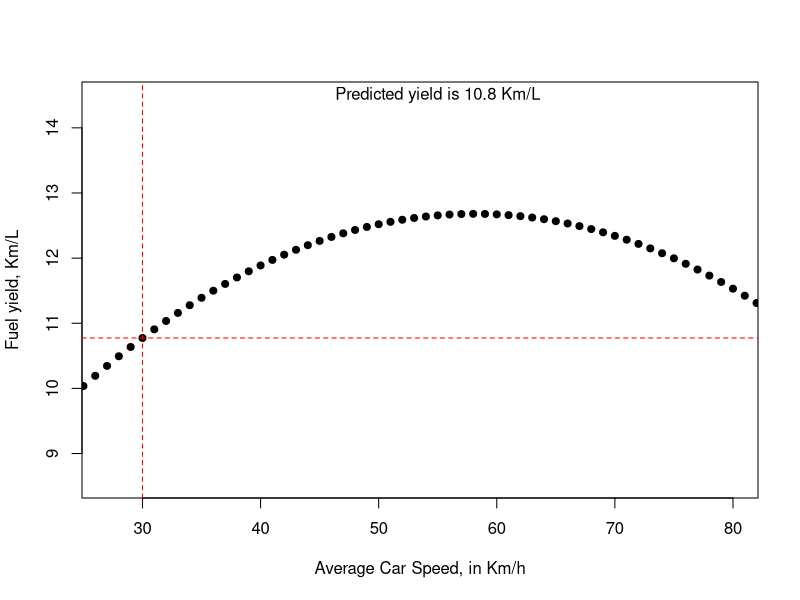

R code for this plot:
## ---- chunk 1

puntoData <- read.csv('PuntoData.csv', sep=";")
head(puntoData)
## ---- chunk 2
model <- lm(Yield_km_Liter ~ Avg_Speed + Pct_Ethanol + 
            Avg_Speed_sq + Pct_Ethanol.Avg_Speed, data=puntoData)
coef <- as.vector(model$coefficients)
yield <- function(a,p){
  y <- coef[1]+coef[2]*a+coef[3]*p+coef[4]*a*a+coef[5]*p*a
  return(y)
}
## ---- chunk 3
a <- 30
p <- 0.5
## ---- chunk 4
plot(yield(1:max(puntoData[1]),p), pch = 20, cex = 1.4, xlim=c(27,80), ylim=c(min(yield(25:82,1)),
     max(yield(25:82,0))), xlab = "Average Car Speed, in Km/h", ylab = "Fuel yield, Km/L")
     abline(h=yield(a,p), lty=2, col="red"); abline(v = a, lty=2, col="red"); text(x=55, y=14.5,
     paste("Predicted yield is", round(yield(a, p),1), "Km/L"))
